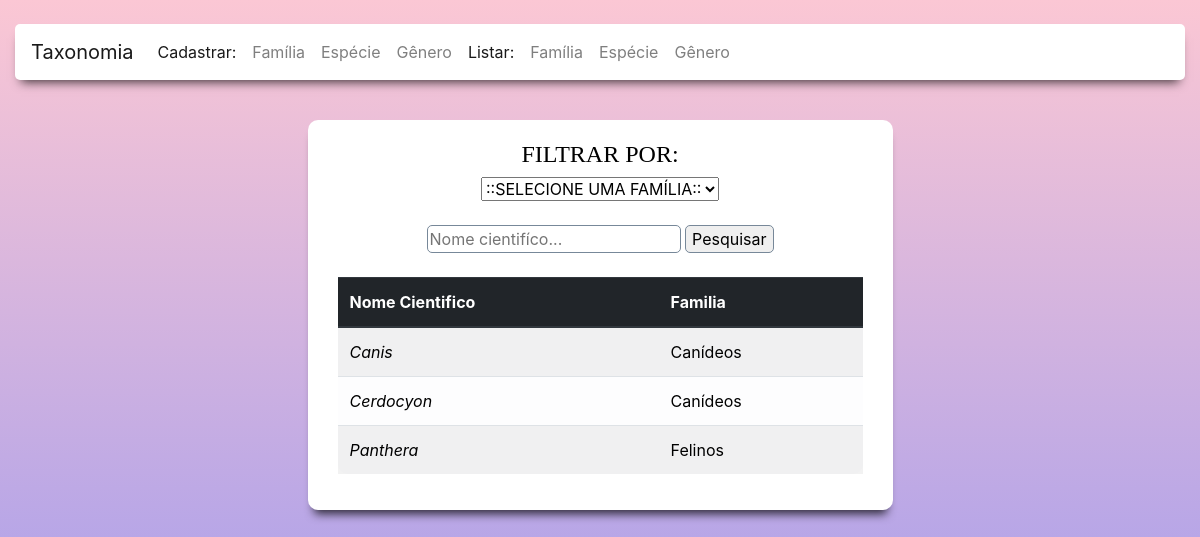
Before: /20201014/genero.php with the older database file.
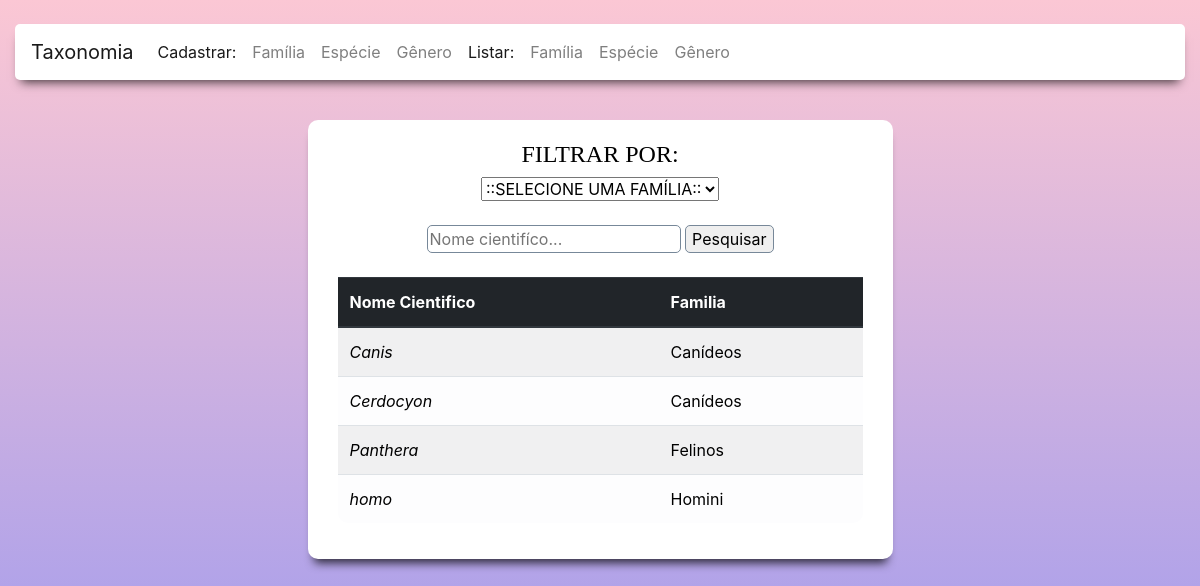
After: the same page with the newer database file.
### tables this page shows
CREATE TABLE `genero` (
  `id_genero` int(11) NOT NULL,
  `nome_cientifico` varchar(100) NOT NULL,
  `cod_familia` int(11) NOT NULL
);

CREATE TABLE `familia` (
  `id_familia` int(1) NOT NULL,
  `nome` varchar(100) NOT NULL,
  `nome_cientifico` varchar(100) NOT NULL
);

### 20201014/genero.php (the view, shortened to what this page needs)
<?php
    include "conexao.php";
?>
<!DOCTYPE html>
<html lang="ptr-BR">
    <head>
        <link rel="stylesheet" type="text/css" href="bootstrap.min.css" />
        <link rel="stylesheet" type="text/css" href="estilo.min.css" />
    </head>
    <body>
        <div class="container-fluid">
            <?php
                include "menu.inc";
            ?>
            <center>
            <div class="form-generico col-sm-6">
                <h4 style="color:black; font-family:Consolas;"> FILTRAR POR: </h3>
                <form method = "POST" name="filtro">
                    <select name = "familia">
                        <option value =""> ::SELECIONE UMA FAM&Iacute;LIA::</option>
                    </select>
                    <br/><br/>
                    <input type="text" name="nome_cientifico" placeholder =  "Nome cientif&iacute;co..."/>
                    <input type="submit" value="Pesquisar"/>
                </form>
                <br/> </hr>
                <?php
                    $select = "SELECT genero.nome_cientifico, familia.nome FROM genero INNER JOIN familia ON genero.cod_familia = familia.id_familia";
                    $resultado = mysqli_query($conexao,$select);
                    echo '<table class="table table-light table-striped table-hover" width="50%">
                            <thead class="thead-dark">
                                <tr>
                                    <th>Nome Cientifico</th>
                                    <th>Familia</th>
                                </tr>
                            </thead>
                    ';
                    while($linha = mysqli_fetch_assoc($resultado)){
                        echo '<tr>
                                <td style="font-style:italic;">'.$linha["nome_cientifico"].'</td>
                                <td>'.$linha["nome"].'</td>
                            </tr>';
                    }
                    echo "</table>";
                ?>
            </div>
            </center>
        </div>
    </body>
</html>

Changed rows visible on the page:
added genero: nome_cientifico "homo", cod_familia.nome "Homini"
